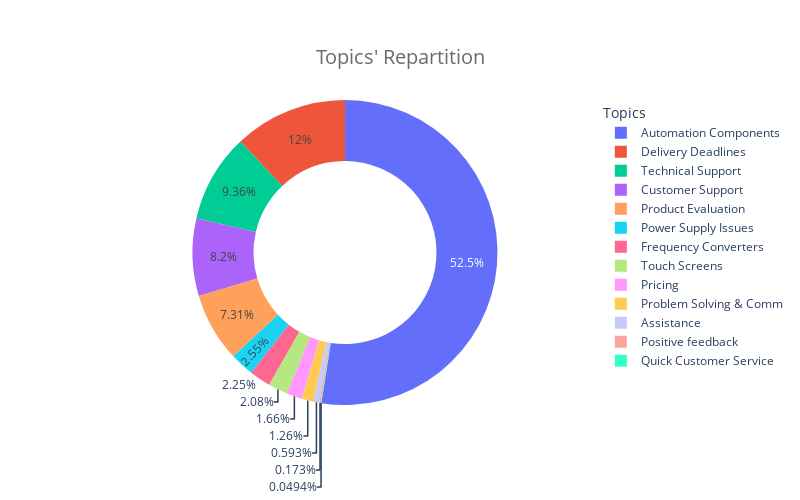

Notebook cell for this chart:
### Code cell
def create_donut_chart(df, value):
    if value not in ["Frequency","Topic_Percentage","Class_Percentage"]:
        raise ValueError(f"{value} is not a discrete column from the df in parameter")
    palette = [brand_colors[color]["dark2"] for color in brand_colors]
    # Create the donut chart
    fig = go.Figure(data=[go.Pie(labels=df['Name'], 
                                 values=df[value], 
                                 hole=.6,
                                #  marker=dict(colors=palette), 
                                # default:['#1f77b4',  '#ff7f0e',  '#2ca02c',  '#d62728',  '#9467bd',  '#8c564b',  '#e377c2',  '#7f7f7f',  '#bcbd22',  '#17becf']
                                #  color_discrete_sequence=palette,
                                 hovertemplate='%{label}: %{value}<extra></extra>'
                                )
                    ])
    
    fig.update_layout(
        legend_title_text='Topics',
        title={'text': "Topics' Repartition",
               'y':0.9,'x':0.5,
               'xanchor': 'center','yanchor': 'top'},
        title_font=dict(size=20,
                        color='rgb(107, 107, 107)'),
        autosize=False,
        width=800,
        height=500
    )
    return fig

# Call the function with your dataframe and a specific year
fig = create_donut_chart(res_df, "Frequency")
fig
# Save the figure as an HTML file
# pio.write_html(fig, 'my_figure.html')

### Figure 1 — Plotly figure (JSON) as saved in the notebook; plotly's stock layout.template omitted (floating-point values rounded to 4 significant figures)
{"data": [{"hole": 0.6, "hovertemplate": "%{label}: %{value}<extra></extra>", "labels": ["Automation Components", "Technical Support", "Delivery Deadlines", "Problem Solving & Comm", "Power Supply Issues", "Customer Support", "Product Evaluation", "Pricing", "Assistance", "Touch Screens", "Frequency Converters", "Positive feedback", "Quick Customer Service"], "type": "pie", "values": [2124, 379, 487, 51, 103, 332, 296, 67, 24, 84, 91, 7, 2]}], "layout": {"autosize": false, "height": 500, "legend": {"title": {"text": "Topics"}}, "title": {"font": {"color": "rgb(107, 107, 107)", "size": 20}, "text": "Topics' Repartition", "x": 0.5, "xanchor": "center", "y": 0.9, "yanchor": "top"}, "width": 800}}
